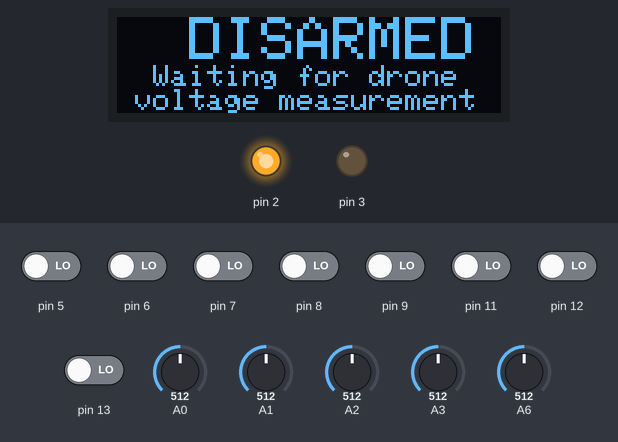
Bench run of a program on a simulated Arduino Nano, built with avr-gcc and run on an emulated ATmega328P. On the bench: 128×32 one-colour display, output pins drawn as LEDs (lit = HIGH). Dashed ring = blinking. Inputs (shaded band) come from the test bench; at power-on: pin 5–9, pin 11–13 LOW, A1 = 512, A0 = 512, A2 = 512, A3 = 512, A6 = 512. EEPROM starts erased; what the program prints to the serial monitor is not drawn.

Above: at 3.97 s.
4.3 s: pin 5 driven HIGH
At 4.63 s:
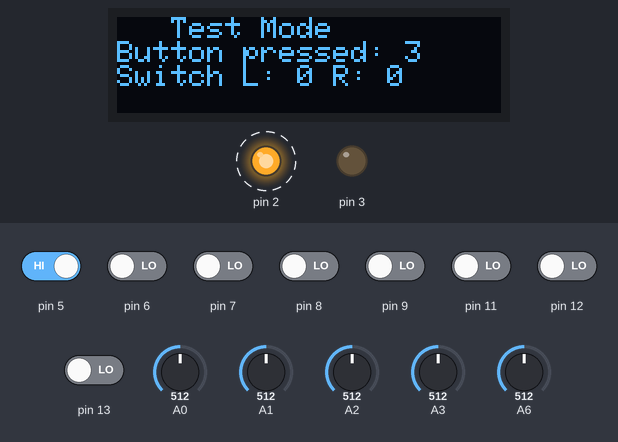
6.6 s: pin 11 driven HIGH
At 7.14 s:
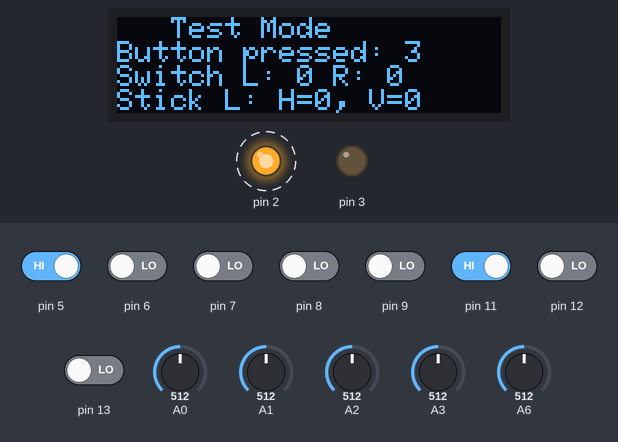
9.4 s: A1 set to 716
At 9.66 s:
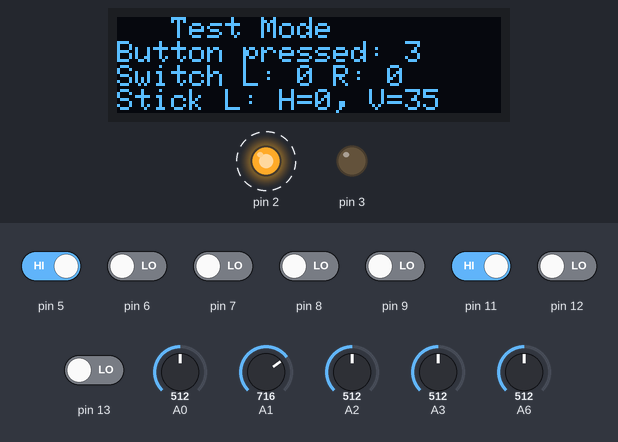
12.4 s: pin 6 driven HIGH
At 12.8 s:
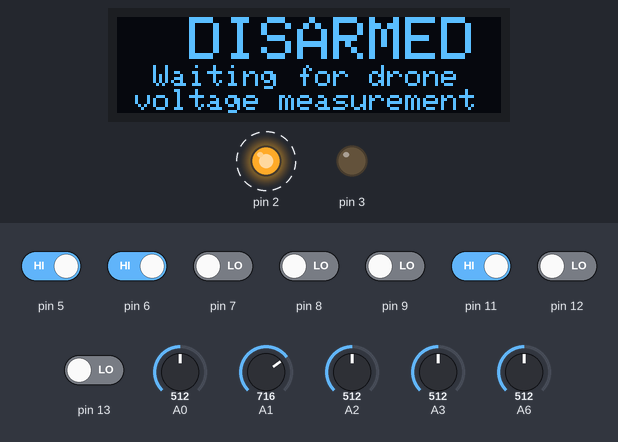
Timing chart, 0 to 16.4 s (numbered marks = the images above; inputs shaded):
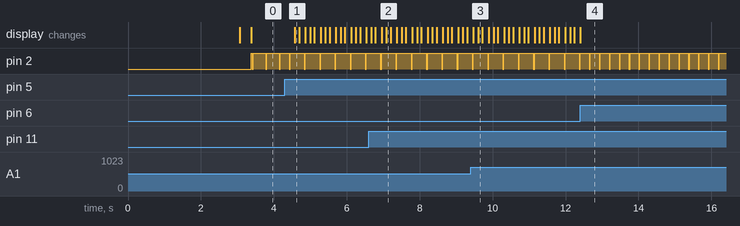

Measured:
- after the input at 4.3 s, the display: changes after 0.27 s (image 1)
- after the input at 6.6 s, the display: changes after 0.07 s (image 2)
- after the input at 12.4 s, pin 2: alternates HIGH for 0.24 s and LOW for 0.03 s, starting after 0.25 s
- by itself, pin 2: alternates HIGH for 0.39 s and LOW for 0.03 s

The program:

main.cpp
```cpp
//Display definitions:
#include <SPI.h>
#include <Wire.h>
#include <Adafruit_GFX.h>
#include <Adafruit_SSD1306.h>
#include <Arduino.h>
#include "Logo.h"
#include "Display_OLED.h"
#include "Definitions.h"
#include "Remote.h"
#include "CPS3_drone.h"
#include "Buzzer.h"

/*
  * Display, remote, CPS3 drone and buzzer struct objects
*/
Adafruit_SSD1306 Display(SCREEN_WIDTH, SCREEN_HEIGHT, &Wire, OLED_RESET); // OLED display object
remote_t Remote;  // Remote struct object
cps3_t CPS3;      // CPS3 drone struct object
buzzer_t Buzzer;  // Buzzer struct object


void setup() {
  /*
    * Initialize OLED display, CPS3 drone, remote and buzzer struct objects
  */
  cps3_init(&CPS3);     // Initialize the CPS3 drone struct object
  remote_init(&Remote); // Initialize the remote struct object
  buzzer_init(&Buzzer, BUZZER_PIN, BUZZER_FREQUENCY); // Initialize the buzzer struct object
  display_init(&Display);       // Initialize the OLED display
  CPS3.gripper.command = STOP; // Set the initial gripper command to STOP
  CPS3.gripper.enabled = false; // Set the initial gripper enabled state to false
}

/*
  * Main loop function
*/
void loop() {
  //Remote.currentSendTime = millis(); // Update the current time variable
  Remote.Battery.currentTime = millis(); // Update the current time variable for the remote battery
  Buzzer.currentMillis = millis();

  //Read the battery voltage and save it to proper variable every interval
  if (Remote.Battery.currentTime - Remote.Battery.previousTime >= Remote.Battery.interval) {
    Remote.Battery.previousTime = Remote.Battery.currentTime; //Update the previous time variable
    remote_voltage_read(&Remote); //Read the remote battery voltage
  }

  reset_buttons_states(&Remote); //Reset the buttons states
  buttons_module_read(&Remote); //Read the remote buttons only

  gripper_steering(&CPS3, &Remote);

  while (Remote.Buttons.Button2_state == PRESSED && CPS3.gripper.enabled == false){
    display_test_mode(&Display, &Remote); //Display the test mode on the OLED screen
    Display.display(); // Ensure the display is updated

    if (digitalRead(BUTTON2) == PRESSED) {
      delay(DEBOUNCE); // Button Debounce
      reset_buttons_states(&Remote); // Reset the buttons states
      Display.clearDisplay(); // Clear the display when exiting test mode
      Display.display(); // Ensure the display is updated
    }
  }

  buttons_module_read(&Remote); //Read the remote buttons only

  while (Remote.Buttons.Button5_state == PRESSED){
    display_motor_direction_menu(&Display, &CPS3, &Remote); // Call the motor direction menu function
    Display.display(); // Ensure the display is updated

    if (digitalRead(BUTTON5) == PRESSED) {
      delay(DEBOUNCE); // Button Debounce
      reset_buttons_states(&Remote); // Reset the buttons states
      Display.clearDisplay(); // Clear the display when exiting test mode
      Display.display(); // Ensure the display is updated
    }
  }
  toggle_LEDs(&CPS3);
  display_switch_voltage_menu();
  update_display(&Display, &Remote, &CPS3);  //Display data on the OLED screen

  // Read the joystick, switches and buttons values from the remote
  remote_read(&Remote);
  set_cps3_motors_speed(&CPS3, &Remote); //Set the speed mode based on the right switch state
  set_cps3_flight_mode(&CPS3, &Remote); //Set the flight mode based on the left switch state

  //Remote.previousSendTime = Remote.currentSendTime; //Update the previous time variable
  send_to_cps3(&Remote, &CPS3); //Send the data to the drone
  get_cps3_battery_state(&CPS3); //Get the battery state of the CPS3 drone


  // Checking the drone and the remote battery voltage, if the voltage is below the warning level, the buzzer will toggle
  if((CPS3.DroneBattery.VoltageTotal < CPS3_LOW_VOLTAGE_WARNING || Remote.Battery.voltage < REMOTE_LOW_VOLTAGE_WARNING) && CPS3.DroneBattery.firstMeasurementFlag == true){
    buzzerToggle(&Buzzer);
  }
  else{
    Buzzer.state = false;
    buzzerDisable(&Buzzer);
  }

}
```
